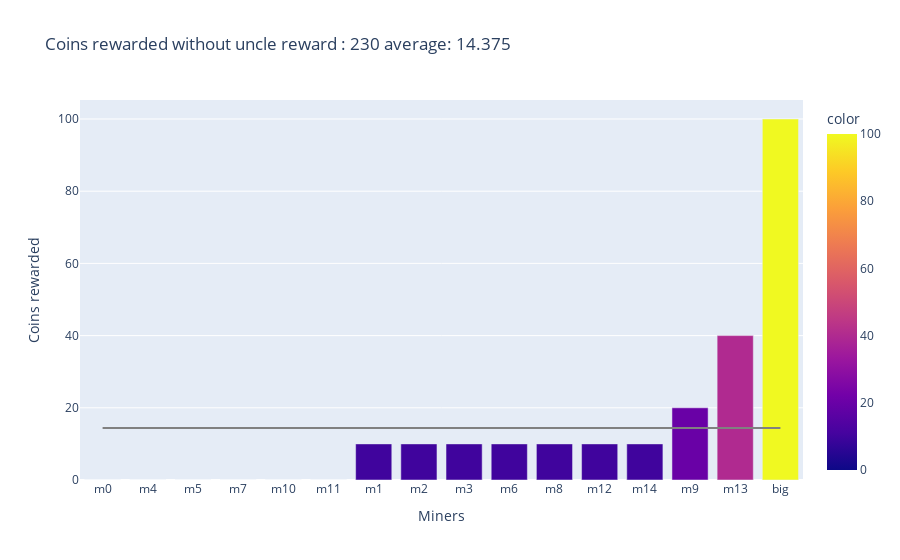
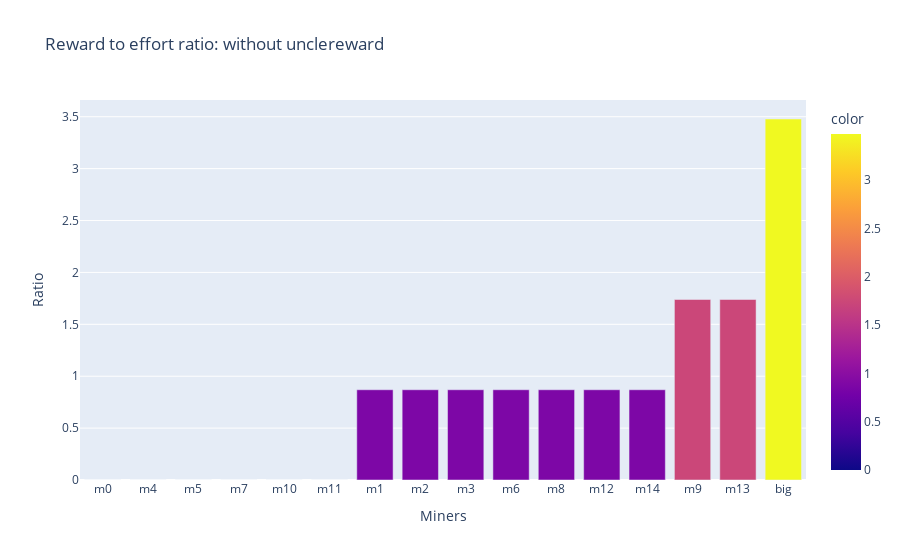
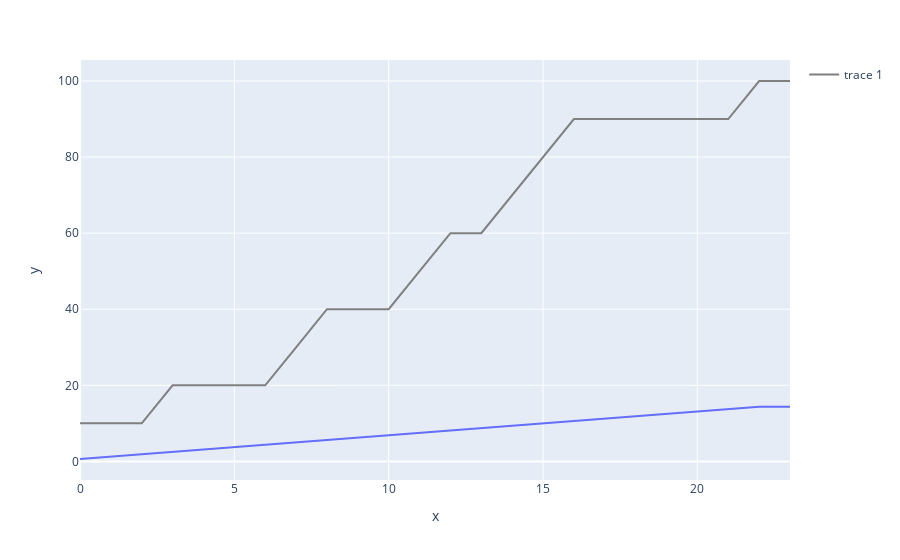
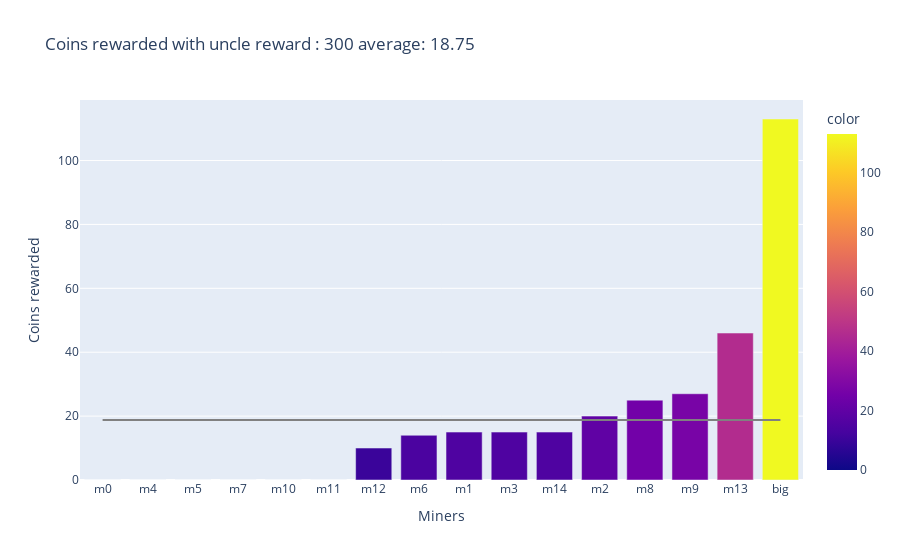

The notebook cell these images were saved under, in order:
### Markdown cell above
## Modelling blockchain with uncle reward

### Code cell
#Declearing blockchain and printing properties
bc = Blockchain("0", 5)
miners = []
for i in range(15):
    m = Miner(1, "m"+str(i), bc)
    miners.append(m)

big = Miner(5, "big", bc)
while bc.size < 31:
    big.PoWSolver()

    for m in miners:
        m.PoWSolver()

    big.UpdateLast()
    
    for m in miners:
        m.UpdateLast()
#appended to calculate rewards
miners.append(big)
analyzeBlockchain(miners,bc)

### Figure 1 — Plotly figure (JSON) as saved in the notebook; plotly's stock layout.template omitted (floating-point values rounded to 4 significant figures)
{"data": [{"alignmentgroup": "True", "hovertemplate": "Miners=%{x}<br>Coins rewarded=%{y}<br>color=%{marker.color}<extra></extra>", "legendgroup": "", "marker": {"color": [0, 0, 0, 0, 0, 0, 10, 10, 10, 10, 10, 10, 10, 20, 40, 100], "coloraxis": "coloraxis", "pattern": {"shape": ""}}, "name": "", "offsetgroup": "", "orientation": "v", "showlegend": false, "textposition": "auto", "type": "bar", "x": ["m0", "m4", "m5", "m7", "m10", "m11", "m1", "m2", "m3", "m6", "m8", "m12", "m14", "m9", "m13", "big"], "xaxis": "x", "y": [0, 0, 0, 0, 0, 0, 10, 10, 10, 10, 10, 10, 10, 20, 40, 100], "yaxis": "y"}, {"line": {"color": "gray"}, "mode": "lines", "showlegend": false, "type": "scatter", "x": ["m0", "m4", "m5", "m7", "m10", "m11", "m1", "m2", "m3", "m6", "m8", "m12", "m14", "m9", "m13", "big"], "y": [14.38, 14.38, 14.38, 14.38, 14.38, 14.38, 14.38, 14.38, 14.38, 14.38, 14.38, 14.38, 14.38, 14.38, 14.38, 14.38]}], "layout": {"barmode": "relative", "coloraxis": {"colorbar": {"title": {"text": "color"}}, "colorscale": [[0, "#0d0887"], [0.1111, "#46039f"], [0.2222, "#7201a8"], [0.3333, "#9c179e"], [0.4444, "#bd3786"], [0.5556, "#d8576b"], [0.6667, "#ed7953"], [0.7778, "#fb9f3a"], [0.8889, "#fdca26"], [1, "#f0f921"]]}, "legend": {"tracegroupgap": 0}, "title": {"text": "Coins rewarded without uncle reward : 230 average: 14.375"}, "xaxis": {"anchor": "y", "domain": [0, 1], "title": {"text": "Miners"}}, "yaxis": {"anchor": "x", "domain": [0, 1], "title": {"text": "Coins rewarded"}}}}

### Figure 2 — Plotly figure (JSON) as saved in the notebook; plotly's stock layout.template omitted (floating-point values rounded to 4 significant figures)
{"data": [{"alignmentgroup": "True", "hovertemplate": "Miners=%{x}<br>Ratio=%{y}<br>color=%{marker.color}<extra></extra>", "legendgroup": "", "marker": {"color": [0, 0, 0, 0, 0, 0, 0.8696, 0.8696, 0.8696, 0.8696, 0.8696, 0.8696, 0.8696, 1.739, 1.739, 3.478], "coloraxis": "coloraxis", "pattern": {"shape": ""}}, "name": "", "offsetgroup": "", "orientation": "v", "showlegend": false, "textposition": "auto", "type": "bar", "x": ["m0", "m4", "m5", "m7", "m10", "m11", "m1", "m2", "m3", "m6", "m8", "m12", "m14", "m9", "m13", "big"], "xaxis": "x", "y": [0, 0, 0, 0, 0, 0, 0.8696, 0.8696, 0.8696, 0.8696, 0.8696, 0.8696, 0.8696, 1.739, 1.739, 3.478], "yaxis": "y"}], "layout": {"barmode": "relative", "coloraxis": {"colorbar": {"title": {"text": "color"}}, "colorscale": [[0, "#0d0887"], [0.1111, "#46039f"], [0.2222, "#7201a8"], [0.3333, "#9c179e"], [0.4444, "#bd3786"], [0.5556, "#d8576b"], [0.6667, "#ed7953"], [0.7778, "#fb9f3a"], [0.8889, "#fdca26"], [1, "#f0f921"]]}, "legend": {"tracegroupgap": 0}, "title": {"text": "Reward to effort ratio: without unclereward"}, "xaxis": {"anchor": "y", "domain": [0, 1], "title": {"text": "Miners"}}, "yaxis": {"anchor": "x", "domain": [0, 1], "title": {"text": "Ratio"}}}}

### Figure 3 — Plotly figure (JSON) as saved in the notebook; plotly's stock layout.template omitted (floating-point values rounded to 4 significant figures)
{"data": [{"hovertemplate": "x=%{x}<br>y=%{y}<extra></extra>", "legendgroup": "", "line": {"color": "#636efa", "dash": "solid"}, "marker": {"symbol": "circle"}, "mode": "lines", "name": "", "orientation": "v", "showlegend": false, "type": "scatter", "x": [0, 1, 2, 3, 4, 5, 6, 7, 8, 9, 10, 11, 12, 13, 14, 15, 16, 17, 18, 19, 20, 21, 22, 23], "xaxis": "x", "y": [0.625, 1.25, 1.875, 2.5, 3.125, 3.75, 4.375, 5, 5.625, 6.25, 6.875, 7.5, 8.125, 8.75, 9.375, 10, 10.62, 11.25, 11.88, 12.5, 13.12, 13.75, 14.38, 14.38], "yaxis": "y"}, {"line": {"color": "gray"}, "mode": "lines", "showlegend": true, "type": "scatter", "y": [10, 10, 10, 20, 20, 20, 20, 30, 40, 40, 40, 50, 60, 60, 70, 80, 90, 90, 90, 90, 90, 90, 100, 100]}], "layout": {"legend": {"tracegroupgap": 0}, "margin": {"t": 60}, "xaxis": {"anchor": "y", "domain": [0, 1], "title": {"text": "x"}}, "yaxis": {"anchor": "x", "domain": [0, 1], "title": {"text": "y"}}}}

### Figure 4 — Plotly figure (JSON) as saved in the notebook; plotly's stock layout.template omitted (floating-point values rounded to 4 significant figures)
{"data": [{"alignmentgroup": "True", "hovertemplate": "Miners=%{x}<br>Coins rewarded=%{y}<br>color=%{marker.color}<extra></extra>", "legendgroup": "", "marker": {"color": [0, 0, 0, 0, 0, 0, 10, 14, 15, 15, 15, 20, 25, 27, 46, 113], "coloraxis": "coloraxis", "pattern": {"shape": ""}}, "name": "", "offsetgroup": "", "orientation": "v", "showlegend": false, "textposition": "auto", "type": "bar", "x": ["m0", "m4", "m5", "m7", "m10", "m11", "m12", "m6", "m1", "m3", "m14", "m2", "m8", "m9", "m13", "big"], "xaxis": "x", "y": [0, 0, 0, 0, 0, 0, 10, 14, 15, 15, 15, 20, 25, 27, 46, 113], "yaxis": "y"}, {"line": {"color": "gray"}, "mode": "lines", "showlegend": false, "type": "scatter", "x": ["m0", "m4", "m5", "m7", "m10", "m11", "m12", "m6", "m1", "m3", "m14", "m2", "m8", "m9", "m13", "big"], "y": [18.75, 18.75, 18.75, 18.75, 18.75, 18.75, 18.75, 18.75, 18.75, 18.75, 18.75, 18.75, 18.75, 18.75, 18.75, 18.75]}], "layout": {"barmode": "relative", "coloraxis": {"colorbar": {"title": {"text": "color"}}, "colorscale": [[0, "#0d0887"], [0.1111, "#46039f"], [0.2222, "#7201a8"], [0.3333, "#9c179e"], [0.4444, "#bd3786"], [0.5556, "#d8576b"], [0.6667, "#ed7953"], [0.7778, "#fb9f3a"], [0.8889, "#fdca26"], [1, "#f0f921"]]}, "legend": {"tracegroupgap": 0}, "title": {"text": "Coins rewarded with uncle reward : 300 average: 18.75"}, "xaxis": {"anchor": "y", "domain": [0, 1], "title": {"text": "Miners"}}, "yaxis": {"anchor": "x", "domain": [0, 1], "title": {"text": "Coins rewarded"}}}}
